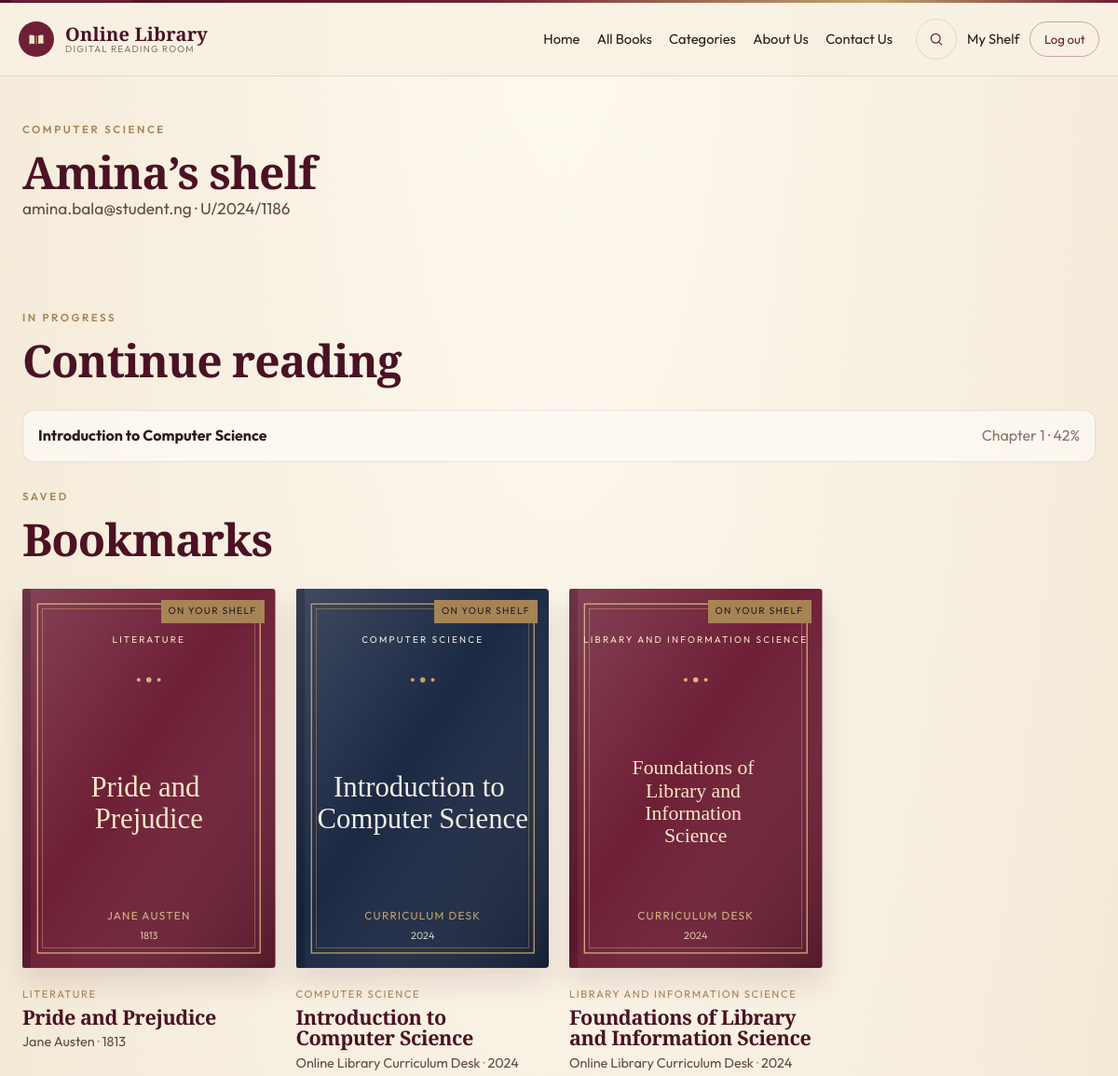
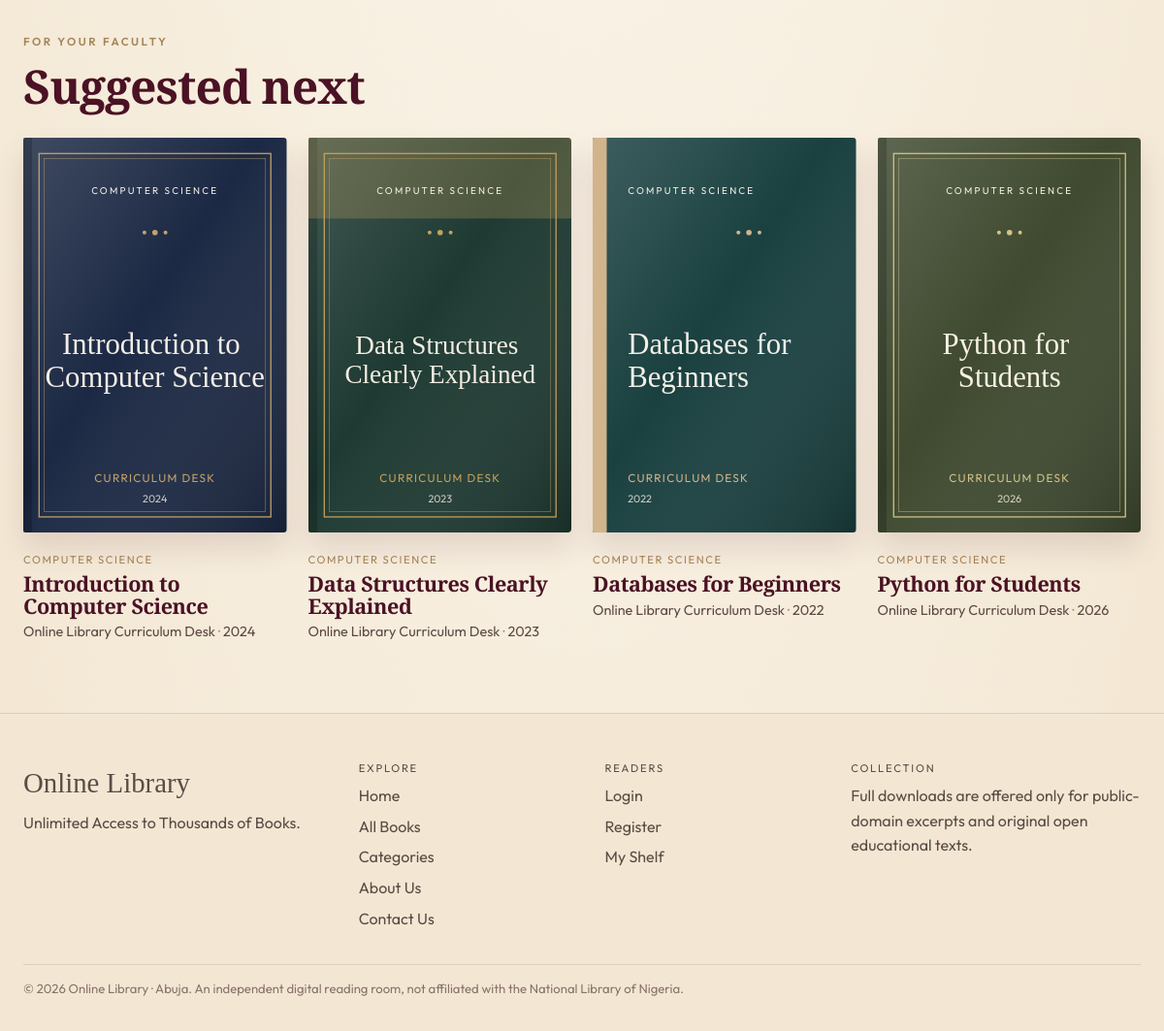
/account (signed in), run on the app's committed database (2 pictures, top to bottom).
### tables this page shows
CREATE TABLE users (
    id INTEGER PRIMARY KEY,
    name TEXT NOT NULL,
    email TEXT NOT NULL UNIQUE,
    password_hash TEXT NOT NULL,
    role TEXT NOT NULL DEFAULT 'student',
    student_id TEXT,
    faculty TEXT,
    active INTEGER NOT NULL DEFAULT 1,
    created_at TEXT NOT NULL
);

CREATE TABLE progress (
    user_id INTEGER NOT NULL REFERENCES users(id) ON DELETE CASCADE,
    book_id INTEGER NOT NULL REFERENCES books(id) ON DELETE CASCADE,
    chapter_pos INTEGER NOT NULL DEFAULT 1,
    percent INTEGER NOT NULL DEFAULT 0,
    updated_at TEXT NOT NULL,
    PRIMARY KEY (user_id, book_id)
);

CREATE TABLE books (
    id INTEGER PRIMARY KEY,
    title TEXT NOT NULL,
    short_title TEXT,
    author TEXT NOT NULL,
    year INTEGER,
    category TEXT NOT NULL,
    description TEXT NOT NULL,
    publisher TEXT,
    pages INTEGER,
    language TEXT DEFAULT 'English',
    call_number TEXT,
    featured INTEGER DEFAULT 0,
    popular INTEGER DEFAULT 0,
    downloadable INTEGER DEFAULT 0,
    cover_layout TEXT DEFAULT 'classic',
    cover_bg TEXT,
    cover_fg TEXT,
    cover_accent TEXT,
    cover_author TEXT,
    reads INTEGER DEFAULT 0,
    downloads INTEGER DEFAULT 0,
    text_format TEXT DEFAULT 'prose',
    source_note TEXT,
    gutenberg_id INTEGER,
    added_at TEXT NOT NULL
);

### app.py (the view)
@app.route("/account")
@login_required
def account():
    user = current_user()
    saved = query(
        """SELECT books.* FROM bookmarks
           JOIN books ON books.id = bookmarks.book_id
           WHERE bookmarks.user_id = ?
           ORDER BY bookmarks.created_at DESC""",
        (user["id"],),
    )
    continue_rows = query(
        """SELECT books.*, progress.chapter_pos, progress.percent
           FROM progress JOIN books ON books.id = progress.book_id
           WHERE progress.user_id = ?
           ORDER BY progress.updated_at DESC LIMIT 4""",
        (user["id"],),
    )
    recommended = query(
        """SELECT * FROM books WHERE category = ?
           ORDER BY popular DESC, reads DESC LIMIT 4""",
        (user["faculty"],),
    )
    return render_template(
        "account.html",
        saved=saved,
        continue_rows=continue_rows,
        recommended=recommended,
    )

### app.py (called while the page is built, shortened)
def get_db():
    if "db" not in g:
        g.db = connect()
    return g.db

def query(sql, args=()):
    return get_db().execute(sql, args).fetchall()

def query_one(sql, args=()):
    return get_db().execute(sql, args).fetchone()

def current_user():
    uid = session.get("user_id")
    if not uid:
        return None
    return query_one("SELECT * FROM users WHERE id = ? AND active = 1", (uid,))

def login_required(view):
    @wraps(view)
    def wrapped(*args, **kwargs):
        if not current_user():
            flash("Please log in to continue.", "error")
            return redirect(url_for("login", next=request.path))
        return view(*args, **kwargs)
    return wrapped

def csrf_token():
    if "csrf" not in session:
        session["csrf"] = secrets.token_hex(16)
    return session["csrf"]

@app.before_request
def csrf_protect():
    if request.method != "POST":
        return None

@app.context_processor
def inject_globals():
    return {
        "current_user": current_user(),
        "categories": CATEGORIES,
        "csrf": csrf_token(),
        "year": 2026,
        "palettes": PALETTES,
    }

@app.template_filter("title_lines")
def title_lines(title, width=16):
    words = (title or "").replace("—", "— ").split()
    lines, current = [], ""
    for word in words:
        trial = f"{current} {word}".strip()
        if len(trial) <= width or not current:
            current = trial
        else:
            lines.append(current)
            current = word
    if current:
        lines.append(current)
    return lines[:6] or [""]

@app.template_filter("title_size")
def title_size(lines):
    longest = max((len(line) for line in lines), default=0)
    count = len(lines)
    size = 34 if count <= 2 else 28 if count <= 3 else 24 if count <= 4 else 20
    if longest > 16:
        size -= 4
    if longest > 22:
        size -= 2
    return max(size, 18)

### db.py (called while the page is built)
def connect():
    DATA.mkdir(parents=True, exist_ok=True)
    conn = sqlite3.connect(DB_PATH)
    conn.row_factory = sqlite3.Row
    conn.execute("PRAGMA foreign_keys = ON")
    return conn

### templates/account.html (shortened to what this page needs)
{% extends "base.html" %}
{% from "macros.html" import book_card %}
{% block content %}
<section class="mast">
  <div class="container">
    <p class="eyebrow">{{ current_user.faculty or "Reader" }}</p>
    <h1>{{ current_user.name.split()[0] }}’s shelf</h1>
    <p class="lede">{{ current_user.email }}{% if current_user.student_id %} · {{ current_user.student_id }}{% endif %}</p>
  </div>
</section>
<section class="section">
  <div class="container">
    {% if continue_rows %}
    <div class="section-head"><div><p class="eyebrow">In progress</p><h2>Continue reading</h2></div></div>
    <div class="continue-list">
      {% for book in continue_rows %}
      <a href="{{ url_for('read', book_id=book.id, chapter=book.chapter_pos) }}">
        <strong>{{ book.title }}</strong>
        <span>Chapter {{ book.chapter_pos }} · {{ book.percent }}%</span>
      </a>
      {% endfor %}
    </div>
    {% endif %}
    <div class="section-head"><div><p class="eyebrow">Saved</p><h2>Bookmarks</h2></div></div>
    {% if saved %}
    <div class="card-grid">
      {% for book in saved %}
      {{ book_card(book, saved=true) }}
      {% endfor %}
    </div>
    {% else %}
    <div class="empty">
      <h2>Your shelf is still quiet</h2>
      <p>Open a title and press Bookmark. It will wait here.</p>
      <a class="btn btn-primary" href="{{ url_for('books') }}">Browse all books</a>
    </div>
    {% endif %}
    {% if recommended %}
    <div class="section-head later"><div><p class="eyebrow">For your faculty</p><h2>Suggested next</h2></div></div>
    <div class="card-grid">
      {% for book in recommended %}
      {{ book_card(book) }}
      {% endfor %}
    </div>
    {% endif %}
  </div>
</section>
{% endblock %}

### templates/macros.html (shortened to what this page needs)
{% macro cover(book, label=true) %}
{% set lines = book.title|title_lines(15 if book.cover_layout == 'split' else 17) %}
{% set size = lines|title_size %}
<svg class="cover-svg layout-{{ book.cover_layout or 'classic' }}" viewBox="0 0 300 450" role="img" aria-label="{{ book.title }} by {{ book.author }}">
  <text x="{{ 40 if book.cover_layout == 'split' else 150 }}" y="64" text-anchor="{{ 'start' if book.cover_layout == 'split' else 'middle' }}" fill="{{ book.cover_fg }}" font-size="11" letter-spacing="2.4" font-family="Outfit, Georgia, sans-serif">{{ book.category|upper }}</text>
  {% set start = 250 - ((lines|length * size * 1.12) / 2) %}
  <text x="{{ 40 if book.cover_layout == 'split' else 150 }}" y="{{ start }}" text-anchor="{{ 'start' if book.cover_layout == 'split' else 'middle' }}" fill="{{ book.cover_fg }}" font-size="{{ size }}" font-family="Cormorant Garamond, Georgia, serif">
    {% for line in lines %}
    <tspan x="{{ 40 if book.cover_layout == 'split' else 150 }}" dy="{{ size if loop.first else size * 1.12 }}">{{ line }}</tspan>
    {% endfor %}
  </text>
  <text x="{{ 40 if book.cover_layout == 'split' else 150 }}" y="392" text-anchor="{{ 'start' if book.cover_layout == 'split' else 'middle' }}" fill="{{ book.cover_accent }}" font-size="13" letter-spacing="1.4" font-family="Outfit, Georgia, sans-serif">{{ (book.cover_author or book.author)|upper }}</text>
  <text x="{{ 40 if book.cover_layout == 'split' else 150 }}" y="416" text-anchor="{{ 'start' if book.cover_layout == 'split' else 'middle' }}" fill="{{ book.cover_fg }}" font-size="12" opacity="0.8" font-family="Outfit, Georgia, sans-serif">{{ book.year }}</text>
</svg>
{% endmacro %}
{% macro book_card(book, saved=false, fresh=false) %}
<article class="card">
  <a class="card-cover" href="{{ url_for('book_detail', book_id=book.id) }}">
    {% if saved %}<span class="saved-mark">On your shelf</span>{% endif %}
    {{ cover(book) }}
  </a>
  <div class="card-meta">
    <p class="card-cat">{{ book.category }}</p>
    <h3><a href="{{ url_for('book_detail', book_id=book.id) }}">{{ book.title }}</a></h3>
    <p class="card-by">{{ book.author }} <span>·</span> {{ book.year }}</p>
  </div>
</article>
{% endmacro %}

### static/css/styles.css (style rules this page uses)
:root { --cream: #F8F1E3; --cream-deep: #F3E7D4; --paper: #FFFCF7; --beige: #E7D9C4; --burgundy: #6E1F36; --burgundy-deep: #4A1224; --burgundy-soft: #8C3A52; --ink: #2A1C1A; --ink-soft: #5E4A44; --muted: #8A736A; --gold: #A68456; --gold-bright: #C4A36A; --line: rgba(74, 18, 36, 0.12); --shadow: 0 18px 50px rgba(74, 18, 36, 0.08); --serif: "Cormorant Garamond", "Palatino Linotype", Palatino, Georgia, serif; --sans: "Outfit", "Segoe UI", sans-serif; --reading: "Source Serif 4", "Palatino Linotype", Georgia, serif; --header: 78px; }
* { box-sizing: border-box; }
html { scroll-behavior: smooth; }
body { margin: 0; background: radial-gradient(ellipse at 50% -10%, #fffaf2 0%, var(--cream) 42%, #f3e6d2 100%); color: var(--ink); font-family: var(--sans); font-weight: 400; line-height: 1.6; min-height: 100vh; }
a { color: var(--burgundy); text-decoration-thickness: 1px; text-underline-offset: 0.18em; }
h1, h2, h3, h4 { font-family: var(--serif); font-weight: 600; letter-spacing: -0.02em; line-height: 1.05; color: var(--burgundy-deep); }
p { margin: 0 0 0.8rem; }
.container { width: min(1180px, calc(100% - 48px)); margin-inline: auto; }
.eyebrow { font-size: 0.72rem; letter-spacing: 0.22em; text-transform: uppercase; color: var(--gold); font-weight: 600; margin-bottom: 0.7rem; }
.section { padding: 72px 0; }
.section-head { display: flex; justify-content: space-between; align-items: end; gap: 20px; margin-bottom: 28px; }
.section-head h2, .mast h1, .detail h1 { font-size: clamp(2.3rem, 4vw, 3.6rem); margin: 0; }
.card-grid, .scroller { display: grid; gap: 22px; }
.card-grid { grid-template-columns: repeat(4, 1fr); }
.card { min-width: 0; }
.card-cover { position: relative; display: block; text-decoration: none; }
.card-cover .cover-svg { width: 100%; height: auto; border-radius: 2px 4px 4px 2px; box-shadow: 0 16px 30px rgba(74, 18, 36, 0.12); transition: transform 0.25s ease, box-shadow 0.25s ease; }
.ribbon, .saved-mark { position: absolute; z-index: 2; top: 12px; left: 12px; background: var(--burgundy); color: #FBF6EE; font-size: 0.65rem; letter-spacing: 0.12em; text-transform: uppercase; padding: 4px 8px; }
.saved-mark { left: auto; right: 12px; background: var(--gold); color: #2A1C1A; }
.card-meta { padding-top: 12px; }
.card-cat { font-size: 0.7rem; letter-spacing: 0.14em; text-transform: uppercase; color: var(--gold); margin: 0 0 4px; }
.card-meta h3 { margin: 0 0 4px; font-size: 1.35rem; }
.card-meta h3 a { color: inherit; text-decoration: none; }
.card-by { color: var(--ink-soft); font-size: 0.9rem; margin: 0; }
.card-by span { color: var(--gold); }
.mast { padding: 48px 0 10px; }
.lede { font-size: 1.08rem; color: var(--ink-soft); max-width: 42rem; }
.continue-list { display: grid; gap: 10px; margin-bottom: 28px; }
.continue-list a { display: flex; justify-content: space-between; gap: 12px; text-decoration: none; color: inherit; border: 1px solid var(--line); border-radius: 12px; padding: 14px 16px; background: rgba(255,252,247,0.7); }
.continue-list span { color: var(--muted); }
.later { margin-top: 36px; }

### data on the page
users: faculty "COMPUTER SCIENCE", name "Amina", email "amina.bala@student.ng", student_id "U/2024/1186"
progress: title "Introduction to Computer Science", chapter_pos "1", percent "42"
books: category "LITERATURE", lines "Pride and" "Prejudice", cover_author "JANE AUSTEN", year "1813", title "Pride and Prejudice", author "Jane Austen"
books: category "COMPUTER SCIENCE", lines "Introduction to" "Computer Science" "Introduction to" "Computer Science", cover_author "CURRICULUM DESK", year "2024", title "Introduction to Computer Science", author "Online Library Curriculum Desk"
books: category "LIBRARY AND INFORMATION SCIENCE", lines "Foundations of" "Library and" "Information" "Science", cover_author "CURRICULUM DESK", year "2024", title "Foundations of Library and Information Science", author "Online Library Curriculum Desk"
books: category "COMPUTER SCIENCE", lines "Data Structures" "Clearly Explained", cover_author "CURRICULUM DESK", year "2023", title "Data Structures Clearly Explained", author "Online Library Curriculum Desk"
books: category "COMPUTER SCIENCE", lines "Databases for" "Beginners", cover_author "CURRICULUM DESK", year "2022", title "Databases for Beginners", author "Online Library Curriculum Desk"
books: category "COMPUTER SCIENCE", lines "Python for" "Students", cover_author "CURRICULUM DESK", year "2026", title "Python for Students", author "Online Library Curriculum Desk"

### other printed values
{{ year }} "2026"
